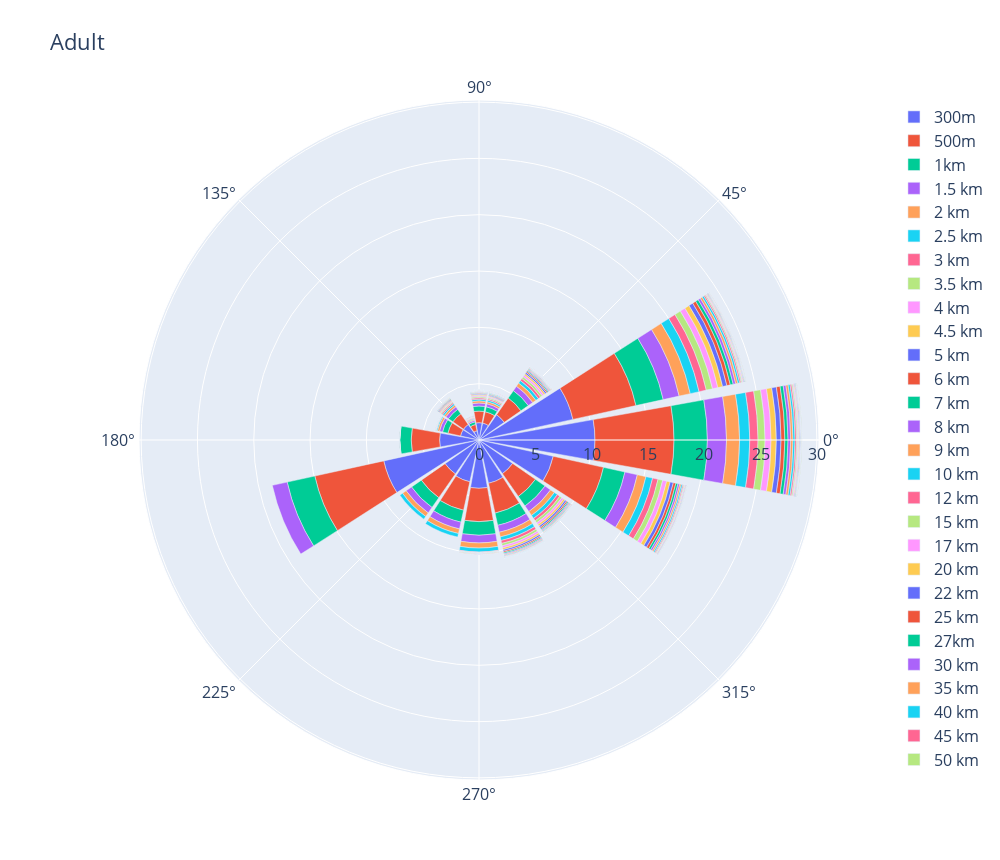

Notebook code for this chart:
### Code cell
fig = go.Figure()
for row in list(dfA_raw.index):
    fig.add_trace(go.Barpolar(
        r=list(dfA_raw.loc[row]),
        name=row
    ))
fig.update_traces(text=list(dfA_raw.columns))
fig.update_layout(
    title='Adult',
    font_size=16,
    legend_font_size=16,
    autosize=False,
    width=1000,
    height=860,
)
fig.show()
